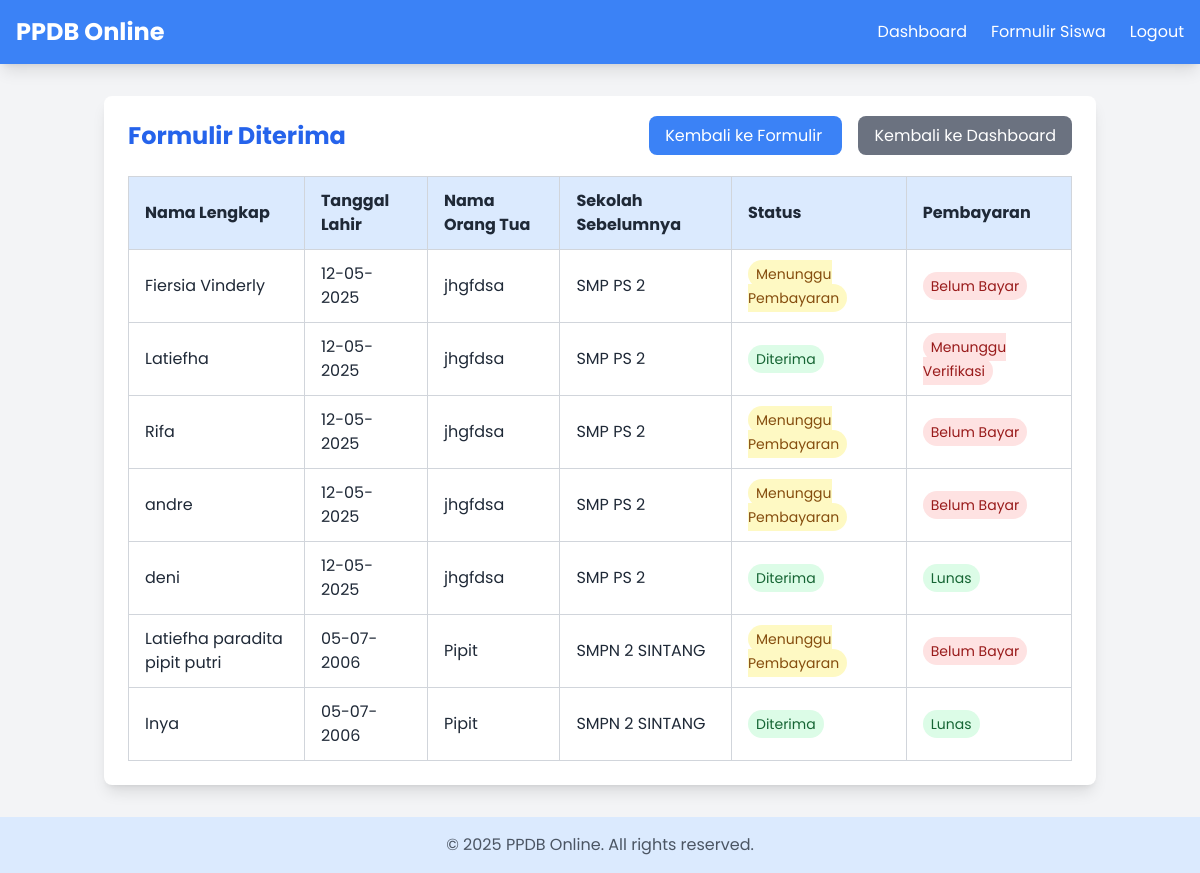
/admin/accepted_forms (signed in), run on an earlier commit of the app's database.
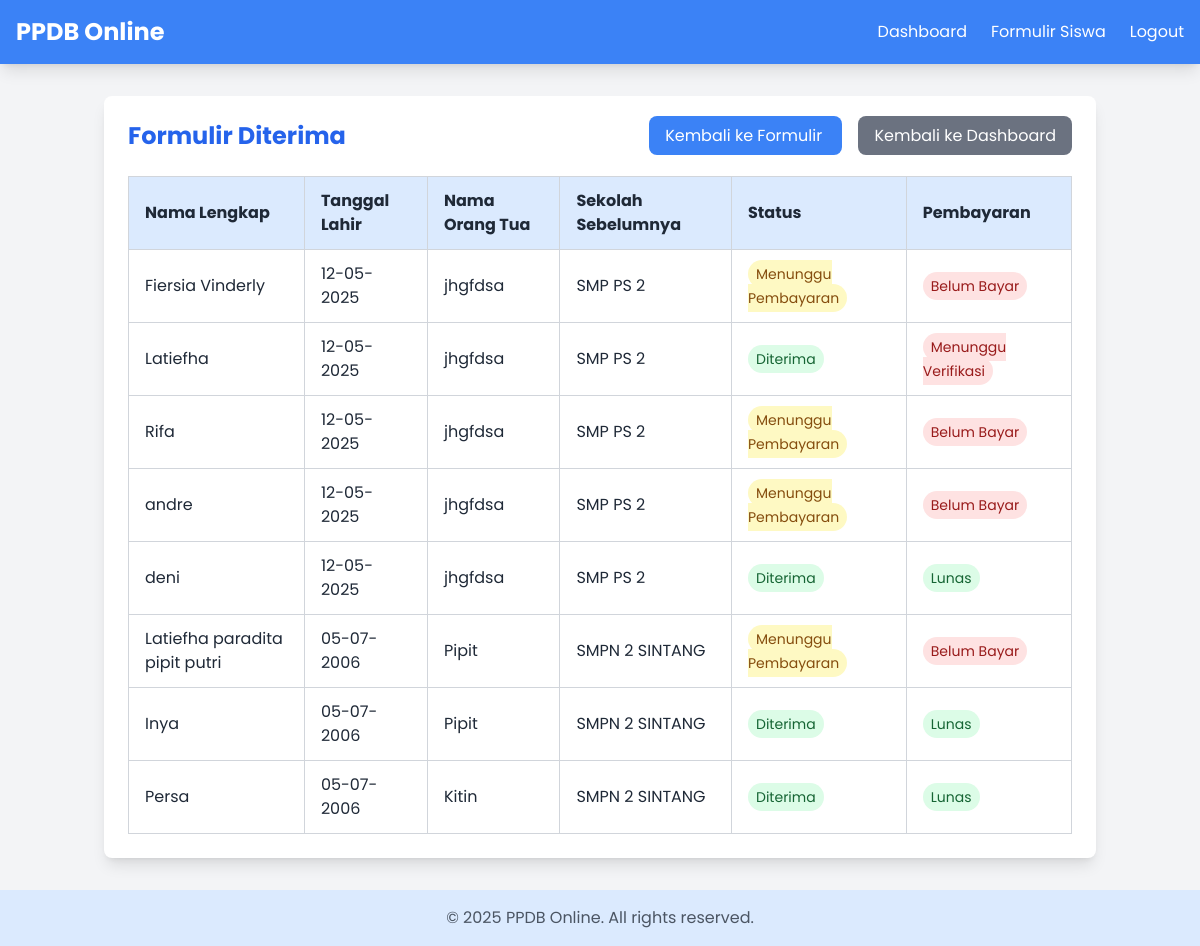
And on a later commit of the database.
### app/models.py (models this page shows, shortened)
class StudentForm(db.Model):
    __tablename__ = 'student_forms'
    id = db.Column(db.Integer, primary_key=True)
    user_id = db.Column(db.Integer, db.ForeignKey('users.id'), nullable=False)
    full_name = db.Column(db.String(100), nullable=False)
    gender = db.Column(db.String(1), nullable=False)
    birth_place = db.Column(db.String(100), nullable=False)
    birth_date = db.Column(db.Date, nullable=False)
    religion = db.Column(db.String(20), nullable=False)
    nisn = db.Column(db.String(20), nullable=False)
    father_name = db.Column(db.String(100), nullable=False)
    mother_name = db.Column(db.String(100), nullable=False)
    parent_phone = db.Column(db.String(15), nullable=False)
    parent_occupation = db.Column(db.String(100), nullable=False)
    address = db.Column(db.Text, nullable=False)
    previous_school = db.Column(db.String(100), nullable=False)
    achievement_file = db.Column(db.String(255), nullable=True)
    status = db.Column(db.String(20), default='Menunggu')
    payment_proof = db.Column(db.String(255), nullable=True)
    payment_status = db.Column(db.String(20), default='Belum Bayar')
    created_at = db.Column(db.DateTime, default=datetime.utcnow)
    user = db.relationship('User', backref='forms')
    accepted_record = db.relationship('AcceptedStudent', backref='form',
                                    uselist=False, cascade='all, delete-orphan')
    rejected_record = db.relationship('RejectedStudent', backref='form',
                                    uselist=False, cascade='all, delete-orphan')
    spp_payments = db.relationship('PaymentSPP', backref='student',
                                 lazy='dynamic', cascade='all, delete-orphan')

### app/routes/admin.py (the view)
    def wrapper(*args, **kwargs):
        if not current_user.is_authenticated or not current_user.is_admin:
            flash("Anda tidak memiliki akses ke halaman ini.", "danger")
            return redirect(url_for('main.index'))
        return func(*args, **kwargs)

### app/routes/admin.py (called while the page is built)
def admin_required(func):
    def wrapper(*args, **kwargs):
        if not current_user.is_authenticated or not current_user.is_admin:
            flash("Anda tidak memiliki akses ke halaman ini.", "danger")
            return redirect(url_for('main.index'))
        return func(*args, **kwargs)
    wrapper.__name__ = func.__name__
    return wrapper

@admin_bp.route('/accepted_forms', methods=['GET'])
@login_required
@admin_required
def accepted_forms():
    all_forms = StudentForm.query.all()
    print("\nAll forms in database:")
    for f in all_forms:
        print(f"ID: {f.id}, Name: {f.full_name}, Status: {f.status}, Payment: {f.payment_status}")
    forms = StudentForm.query.filter(
        StudentForm.status.in_(["Diterima", "Menunggu Pembayaran"])
    ).all()
    print("\nAccepted forms:")
    for f in forms:
        print(f"ID: {f.id}, Name: {f.full_name}, Status: {f.status}, Payment: {f.payment_status}")
    return render_template('accepted_forms.html', forms=forms)

### app/templates/accepted_forms.html (shortened to what the changed rows need)
<!DOCTYPE html>
<html lang="id">
<head>
    <script src="https://cdn.tailwindcss.com"></script>
</head>
<body class="bg-gray-100 text-gray-800 min-h-screen flex flex-col">
    <div class="container mx-auto px-4 py-8">
        <div class="max-w-6xl mx-auto bg-white rounded-lg shadow-lg p-6">
            <div class="flex justify-between items-center mb-6">
                <h2 class="text-2xl font-bold text-blue-600">Formulir Diterima</h2>
            </div>
            <div class="overflow-x-auto">
                <table class="w-full text-left text-gray-800 border-collapse">
                    <thead>
                        <tr class="bg-blue-100">
                            <th class="py-3 px-4 border border-gray-300">Nama Lengkap</th>
                            <th class="py-3 px-4 border border-gray-300">Tanggal Lahir</th>
                            <th class="py-3 px-4 border border-gray-300">Nama Orang Tua</th>
                            <th class="py-3 px-4 border border-gray-300">Sekolah Sebelumnya</th>
                            <th class="py-3 px-4 border border-gray-300">Status</th>
                            <th class="py-3 px-4 border border-gray-300">Pembayaran</th>
                        </tr>
                    </thead>
                    <tbody>
                        {% if forms %}
                            {% for form in forms %}
                            <tr class="hover:bg-gray-50">
                                <td class="py-3 px-4 border border-gray-300">{{ form.full_name }}</td>
                                <td class="py-3 px-4 border border-gray-300">
                                    {% if form.birth_date %}
                                        {{ form.birth_date.strftime('%d-%m-%Y') }}
                                    {% else %}
                                        -
                                    {% endif %}
                                </td>
                                <td class="py-3 px-4 border border-gray-300">{{ form.father_name }}</td>
                                <td class="py-3 px-4 border border-gray-300">{{ form.previous_school }}</td>
                                <td class="py-3 px-4 border border-gray-300">
                                    <span class="px-2 py-1 rounded-full text-sm
                                        {% if form.status == 'Menunggu Pembayaran' %}
                                            bg-yellow-100 text-yellow-800
                                        {% else %}
                                            bg-green-100 text-green-800
                                        {% endif %}">
                                        {{ form.status }}
                                    </span>
                                </td>
                                <td class="py-3 px-4 border border-gray-300">
                                    <span class="px-2 py-1 rounded-full text-sm
                                        {% if form.payment_status == 'Lunas' %}
                                            bg-green-100 text-green-800
                                        {% else %}
                                            bg-red-100 text-red-800
                                        {% endif %}">
                                        {{ form.payment_status or 'Belum Bayar' }}
                                    </span>
                                </td>
                            </tr>
                            {% endfor %}
                        {% else %}
                            <tr>
                                <td colspan="6" class="py-8 text-center text-gray-500">
                                    Tidak ada formulir yang diterima saat ini.
                                </td>
                            </tr>
                        {% endif %}
                    </tbody>
                </table>
            </div>
        </div>
    </div>
</body>
</html>

What changed in the data, as far as the page shows it:
added StudentForm: full_name "Persa", birth_date "05-07-2006", father_name "Kitin", previous_school "SMPN 2 SINTANG", status "Diterima", payment_status "Lunas"
